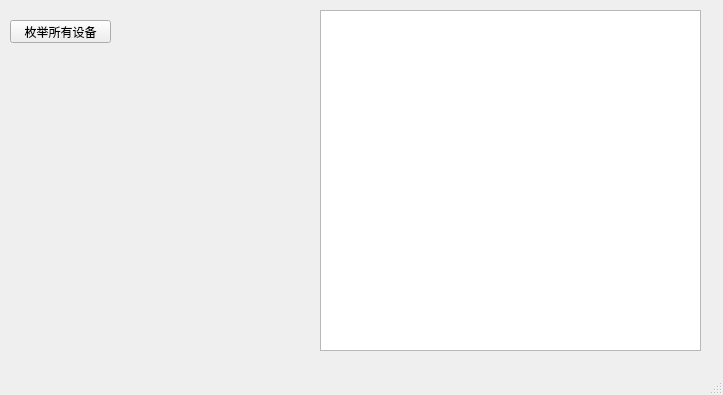
<?xml version="1.0" encoding="UTF-8"?>
<ui version="4.0">
 <class>MainWindow</class>
 <widget class="QMainWindow" name="MainWindow">
  <property name="geometry">
   <rect>
    <x>0</x>
    <y>0</y>
    <width>723</width>
    <height>395</height>
   </rect>
  </property>
  <property name="windowTitle">
   <string>MainWindow</string>
  </property>
  <widget class="QWidget" name="centralwidget">
   <widget class="QPushButton" name="btn_enum_devices">
    <property name="geometry">
     <rect>
      <x>10</x>
      <y>20</y>
      <width>101</width>
      <height>23</height>
     </rect>
    </property>
    <property name="text">
     <string>枚举所有设备</string>
    </property>
   </widget>
   <widget class="QPlainTextEdit" name="plainTextEdit">
    <property name="geometry">
     <rect>
      <x>320</x>
      <y>10</y>
      <width>381</width>
      <height>341</height>
     </rect>
    </property>
   </widget>
  </widget>
  <widget class="QMenuBar" name="menubar">
   <property name="geometry">
    <rect>
     <x>0</x>
     <y>0</y>
     <width>723</width>
     <height>23</height>
    </rect>
   </property>
  </widget>
  <widget class="QStatusBar" name="statusbar"/>
 </widget>
 <resources/>
 <connections/>
</ui>
